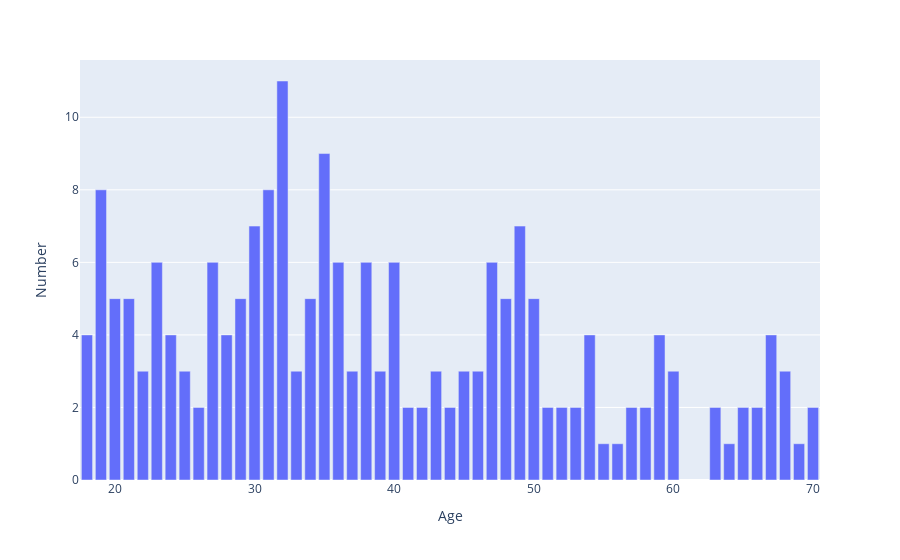

Notebook code for this chart:
### Code cell
dataAge = df["Age"].value_counts(dropna = False)
npar_dataAge = np.array(dataAge)
x = list(npar_dataAge)
y = df.Age.value_counts().index

DataAge = {"Age": y, "Number": x}
DataAge = pd.DataFrame(DataAge)

fig = px.bar(DataAge, x = "Age", y = "Number",)
fig.show()

### Figure 1 — Plotly figure (JSON) as saved in the notebook; plotly's stock layout.template omitted (floating-point values rounded to 4 significant figures)
{"data": [{"alignmentgroup": "True", "hovertemplate": "Age=%{x}<br>Number=%{y}<extra></extra>", "legendgroup": "", "marker": {"color": "#636efa", "pattern": {"shape": ""}}, "name": "", "offsetgroup": "", "orientation": "v", "showlegend": false, "textposition": "auto", "type": "bar", "x": [32, 35, 19, 31, 30, 49, 40, 38, 47, 27, 36, 23, 34, 20, 29, 50, 48, 21, 24, 18, 28, 67, 59, 54, 43, 60, 45, 39, 33, 37, 22, 25, 46, 68, 52, 44, 66, 57, 26, 53, 42, 63, 70, 51, 58, 65, 41, 55, 69, 64, 56], "xaxis": "x", "y": [11, 9, 8, 8, 7, 7, 6, 6, 6, 6, 6, 6, 5, 5, 5, 5, 5, 5, 4, 4, 4, 4, 4, 4, 3, 3, 3, 3, 3, 3, 3, 3, 3, 3, 2, 2, 2, 2, 2, 2, 2, 2, 2, 2, 2, 2, 2, 1, 1, 1, 1], "yaxis": "y"}], "layout": {"barmode": "relative", "legend": {"tracegroupgap": 0}, "margin": {"t": 60}, "xaxis": {"anchor": "y", "domain": [0, 1], "title": {"text": "Age"}}, "yaxis": {"anchor": "x", "domain": [0, 1], "title": {"text": "Number"}}}}
